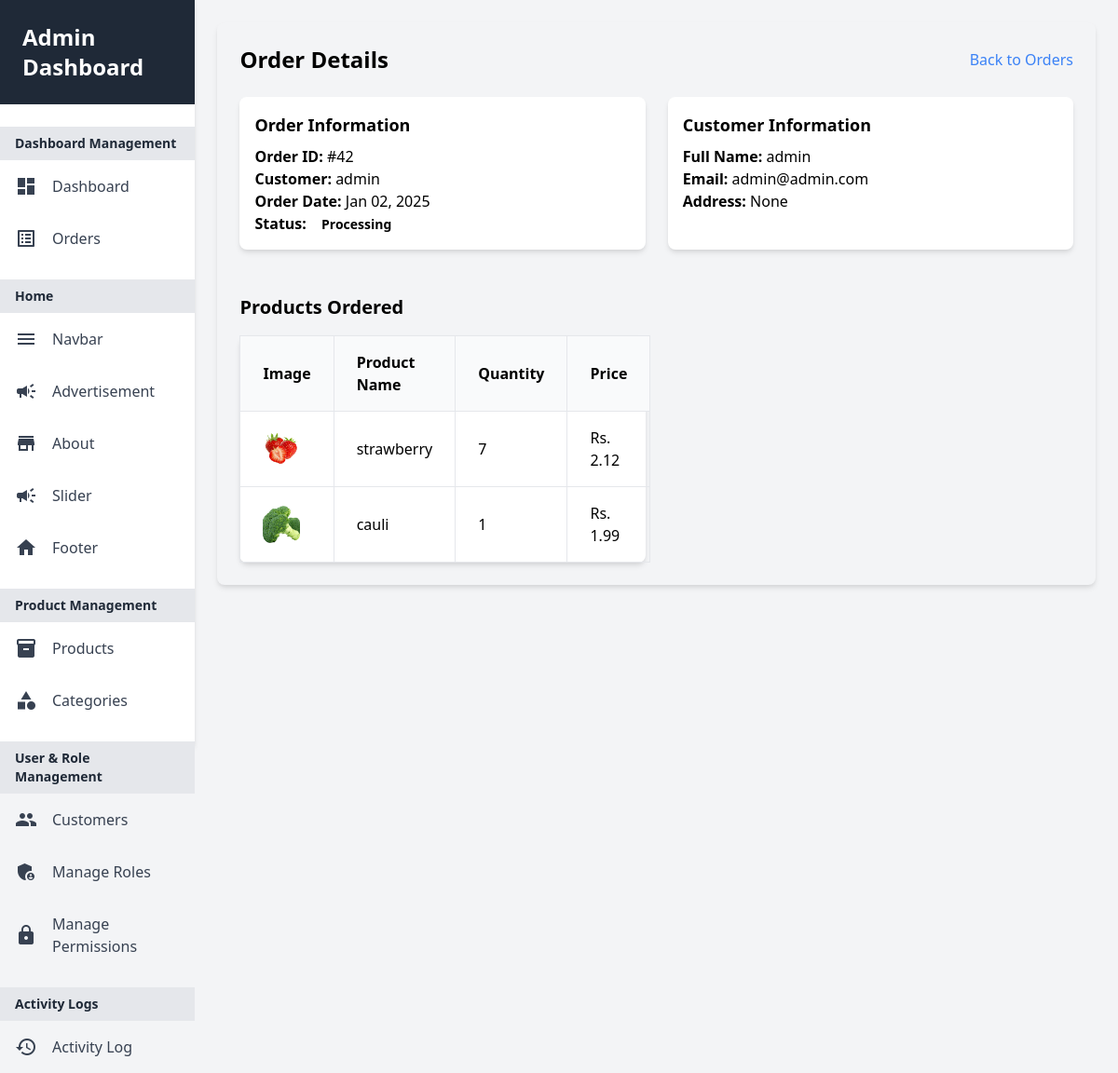
The page /user/orders/42/ (signed in) on the database as committed earlier.
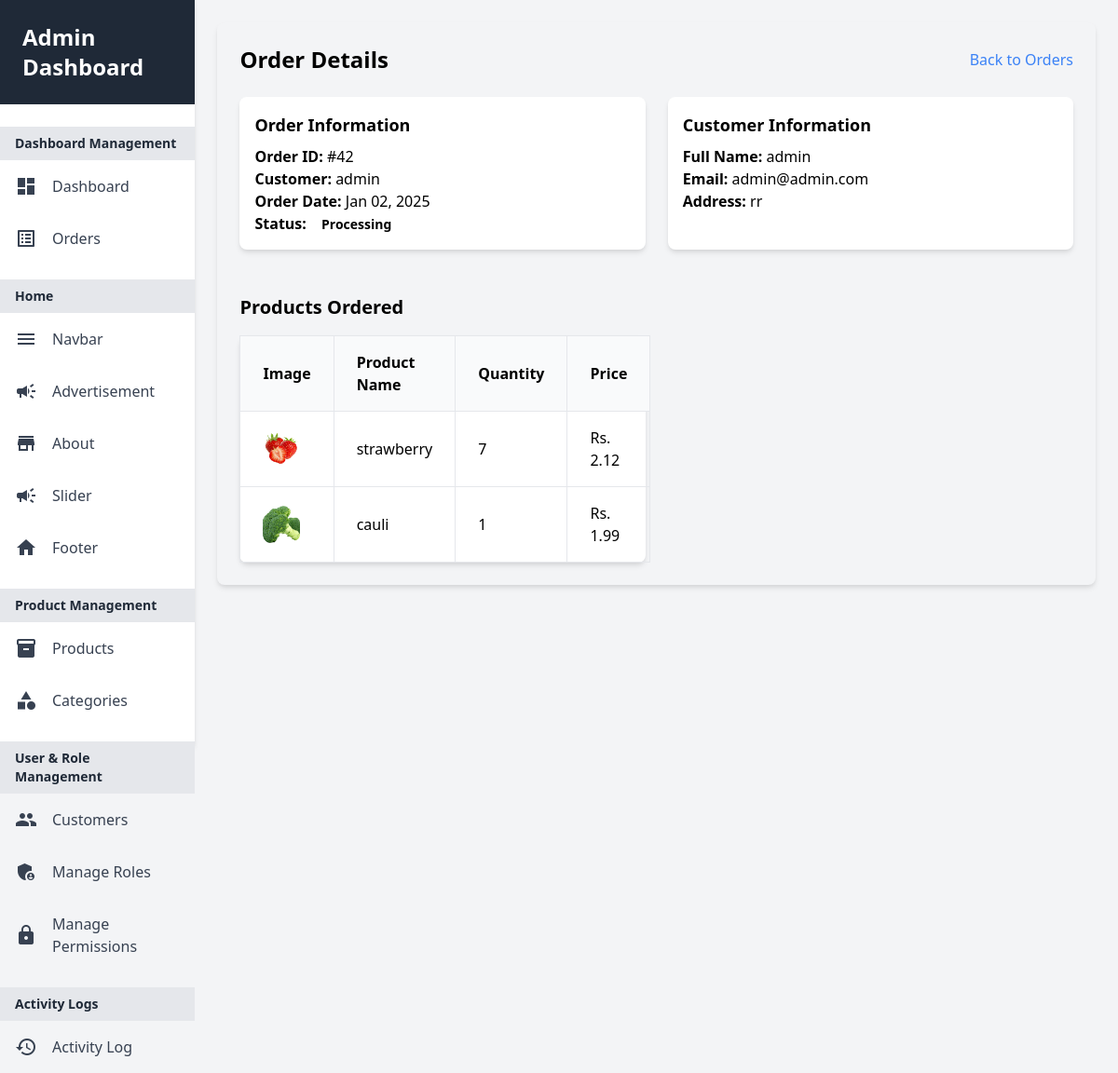
The same page on the database as committed later.
### core/models.py (models this page shows)
class Address(models.Model):
    user = models.ForeignKey(User, on_delete=models.CASCADE)
    address = models.TextField(max_length=200)
    mobile = models.TextField(max_length=10)
    status=models.BooleanField(default=False)
    class Meta:
        verbose_name_plural = "Addresses"
    def __str__(self):
        return f"{self.address}"

### userauth/views.py (the view)
# urls.py: path('orders/<int:order_id>/', views.order_view, name='order_view'),
def order_view(request, order_id):
    order = get_object_or_404(CartOrder, id=order_id)
    context = {
        'order': order,
    }
    return render(request, 'userauth/order_view.html', context)

### ecomprj/context_processors.py (called while the page is built, shortened)
def default(request):
    cart_total_amount = 0
    cart_count = 0
    months = []
    monthly_sales = []
    if request.user.is_authenticated:
        address = Address.objects.filter(user_id=request.user.id).first()
    else:
        address = None  # For anonymous users, set address to None or handle appropriately
    categories = Category.objects.all()
    vendors = Vendor.objects.all()
    min_max_price = Product.objects.aggregate(Min("price"), Max("price"))
    return {
        'address': address,
        'categories': categories,
        'vendors': vendors,
        'min_max_price': min_max_price,
        'cart_total_amount': cart_total_amount,  # Adding cart total amount to the context
        'cart_count': cart_count,
        'months': months,
        'monthly_sales': monthly_sales,
    }

### templates/userauth/order_view.html (shortened to what this page needs)
{% extends "partials/baseadmin.html" %}
{% block content %}
<div class="container mx-auto px-6 py-6">
    <div class="bg-gray-100 p-6 rounded-lg shadow-md">
        <div class="flex justify-between items-center mb-6">
            <h1 class="text-2xl font-bold">Order Details</h1>
            <a href="{% url 'userauth:orders' %}" class="text-blue-500 hover:underline">Back to Orders</a>
        </div>
        <div class="grid grid-cols-2 gap-6">
            <div class="bg-white p-4 rounded-lg shadow-md">
                <h2 class="text-lg font-bold mb-2">Order Information</h2>
                <p><strong>Order ID:</strong> #{{ order.id }}</p>
                <p><strong>Customer:</strong> {{ order.user.username }}</p>
                <p><strong>Order Date:</strong> {{ order.order_date|date:"M d, Y" }}</p>
                <p><strong>Status:</strong>
                    <span class="px-3 py-1 rounded-lg text-sm font-semibold
                           ">
                        {{ order.product_status|title }}
                    </span>
                </p>
            </div>
<div class="bg-white p-4 rounded-lg shadow-md">
    <h2 class="text-lg font-bold mb-2">Customer Information</h2>
    <p><strong>Full Name:</strong> {{ order.user.username }}</p>
    <p><strong>Email:</strong> {{ order.user.email }}</p>
    <p><strong>Address:</strong> {{ address}}</p>
</div>
        <div class="mt-6">
            <h2 class="text-xl font-bold mb-4">Products Ordered</h2>
            <div class="bg-white rounded-lg shadow-md">
                <table class="table-auto w-full text-left border-collapse border border-gray-200">
                    <thead class="bg-gray-50">
                        <tr>
                            <th class="px-6 py-4 border border-gray-200">Image</th>
                            <th class="px-6 py-4 border border-gray-200">Product Name</th>
                            <th class="px-6 py-4 border border-gray-200">Quantity</th>
                            <th class="px-6 py-4 border border-gray-200">Price</th>
                        </tr>
                    </thead>
                    <tbody>
                        {% for item in order.cartorderitems_set.all %}
                        <tr class="hover:bg-gray-50">
                            <td class="px-6 py-4 border border-gray-200">
                                <img
                                    src="{{ item.image }}"
                                    alt="{{ item.item }}"
                                    class="w-10 h-10 rounded-lg object-cover"
                                />
                            </td>
                            <td class="px-6 py-4 border border-gray-200">{{ item.item }}</td>
                           <td class="px-6 py-4 border border-gray-200">{{ item.qty }}</td>
                            <td class="px-6 py-4 border border-gray-200">Rs. {{ item.price }}</td>
                        </tr>
                        {% endfor %}
                    </tbody>
                </table>
            </div>
        </div>
    </div>
</div>
{% endblock %}

Rows that differ between the two databases and show on the page:
added Address: address "rr"
Other text that changed with them:
{{ address }}: "None" → (not shown)
